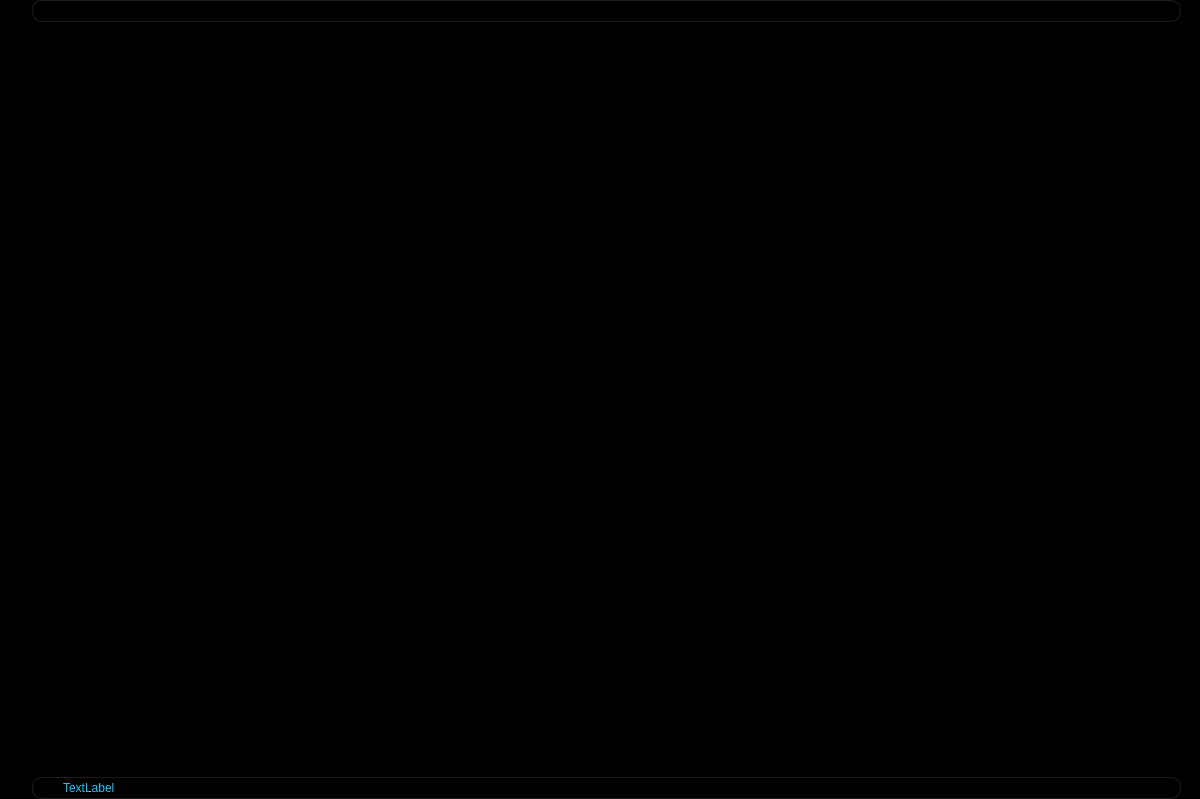
<?xml version="1.0" encoding="UTF-8"?>
<ui version="4.0">
 <class>PlayerMainWindow</class>
 <widget class="QWidget" name="PlayerMainWindow">
  <property name="geometry">
   <rect>
    <x>0</x>
    <y>0</y>
    <width>1200</width>
    <height>799</height>
   </rect>
  </property>
  <property name="windowTitle">
   <string>SPYDER Player</string>
  </property>
  <property name="windowIcon">
   <iconset resource="resources.qrc">
    <normaloff>:/icons/icons/spider.png</normaloff>:/icons/icons/spider.png</iconset>
  </property>
  <property name="styleSheet">
   <string notr="true">color: white;
background-color: black;</string>
  </property>
  <layout class="QVBoxLayout" name="verticalLayout_3">
   <property name="spacing">
    <number>0</number>
   </property>
   <property name="leftMargin">
    <number>0</number>
   </property>
   <property name="topMargin">
    <number>0</number>
   </property>
   <property name="rightMargin">
    <number>0</number>
   </property>
   <property name="bottomMargin">
    <number>0</number>
   </property>
   <item>
    <widget class="QSplitter" name="Horizontal_splitter">
     <property name="minimumSize">
      <size>
       <width>300</width>
       <height>0</height>
      </size>
     </property>
     <property name="styleSheet">
      <string notr="true">background-color: rgb(0, 0, 0);

QSplitter::handle
{
    background-color: transparent;
}</string>
     </property>
     <property name="orientation">
      <enum>Qt::Orientation::Horizontal</enum>
     </property>
     <property name="handleWidth">
      <number>1</number>
     </property>
     <widget class="QWidget" name="horizontalLayoutWidget">
      <layout class="QHBoxLayout" name="horizontalLayout">
       <property name="spacing">
        <number>0</number>
       </property>
       <property name="sizeConstraint">
        <enum>QLayout::SizeConstraint::SetDefaultConstraint</enum>
       </property>
       <item>
        <layout class="QHBoxLayout" name="horizontalLayout_3">
         <property name="spacing">
          <number>0</number>
         </property>
         <item>
          <layout class="QVBoxLayout" name="verticalLayout_2" stretch="1,100,0">
           <property name="spacing">
            <number>0</number>
           </property>
           <item>
            <layout class="QHBoxLayout" name="searchLayout" stretch="0,30">
             <property name="spacing">
              <number>0</number>
             </property>
             <item>
              <widget class="QPushButton" name="Search_button">
               <property name="sizePolicy">
                <sizepolicy hsizetype="Fixed" vsizetype="Fixed">
                 <horstretch>0</horstretch>
                 <verstretch>0</verstretch>
                </sizepolicy>
               </property>
               <property name="maximumSize">
                <size>
                 <width>32</width>
                 <height>30</height>
                </size>
               </property>
               <property name="toolTip">
                <string>Search All Lists</string>
               </property>
               <property name="text">
                <string/>
               </property>
               <property name="icon">
                <iconset resource="resources.qrc">
                 <normaloff>:/icons/icons/search.png</normaloff>:/icons/icons/search.png</iconset>
               </property>
               <property name="iconSize">
                <size>
                 <width>22</width>
                 <height>22</height>
                </size>
               </property>
               <property name="flat">
                <bool>true</bool>
               </property>
              </widget>
             </item>
             <item>
              <widget class="QLineEdit" name="Query_input">
               <property name="sizePolicy">
                <sizepolicy hsizetype="Preferred" vsizetype="Preferred">
                 <horstretch>0</horstretch>
                 <verstretch>0</verstretch>
                </sizepolicy>
               </property>
               <property name="minimumSize">
                <size>
                 <width>0</width>
                 <height>0</height>
                </size>
               </property>
               <property name="maximumSize">
                <size>
                 <width>16777215</width>
                 <height>30</height>
                </size>
               </property>
               <property name="focusPolicy">
                <enum>Qt::FocusPolicy::ClickFocus</enum>
               </property>
               <property name="toolTip">
                <string>Enter Search Query (multiple phrases can be searched with + separator.  Example search: sports + 4K)</string>
               </property>
               <property name="styleSheet">
                <string notr="true">/*background-color: rgb(30, 30, 30);
color: rgb(20, 205, 255); */


QLineEdit
{
	border: 1px solid rgb(30, 30, 30);
	background-color: black;
	border-radius: 10px;
	padding-left: 25px;
	color: rgb(20, 205, 255); 
}</string>
               </property>
               <property name="maxLength">
                <number>300</number>
               </property>
               <property name="frame">
                <bool>false</bool>
               </property>
               <property name="alignment">
                <set>Qt::AlignmentFlag::AlignLeading|Qt::AlignmentFlag::AlignLeft|Qt::AlignmentFlag::AlignVCenter</set>
               </property>
              </widget>
             </item>
            </layout>
           </item>
           <item>
            <widget class="QTreeWidget" name="PlayList_tree">
             <property name="focusPolicy">
              <enum>Qt::FocusPolicy::ClickFocus</enum>
             </property>
             <property name="autoFillBackground">
              <bool>false</bool>
             </property>
             <property name="styleSheet">
              <string notr="true">        QTreeWidget
        {
        background-color: rgb(15, 15, 15);
        background: black;
        color: white;
        }

        QTreeView::branch:open
        {
        image: url(&quot;:/icons/icons/expanded.png&quot;);
        }
        QTreeView::branch:closed:has-children
        {
        image: url(&quot;:/icons/icons/collapsed.png&quot;);
        }

        QTreeWidget::item
        {
        height: 50px;
        }

        QTreeWidget::indicator
        {
        width: 16px;
        height: 16px;
        }

        QTreeWidgetItem::indicator:enabled
        {
        padding-right: 10px;
        }

        QTreeWidget::indicator:checked
        {
        image: url(&quot;:/icons/icons/star-full.png&quot;);
        }

        QTreeWidget::indicator:unchecked
        {
        image: url(&quot;:/icons/icons/star-empty.png&quot;);
        }

        QTreeView::item:selected
        {
        background-color: rgb(30, 30, 30);
        border: 1px solid rgb(82, 26, 149);
        border-left-color: transparent;
        border-right-color: transparent;
        }
        
        QTreeView::item:hover
        {
        background-color: rgb(35, 11, 63);
        border: 1px solid rgb(82, 26, 149);
        border-left-color: transparent;
        border-right-color: transparent;
        }    
            
        QScrollBar:vertical 
        {
            border: 2px solid black;
            background: black;
            width: 15px;
            margin: 22px 0 22px 0;
        }
        QScrollBar::handle:vertical 
        {
            /*border: 1px solid rgb(35, 11, 63);*/
            background: rgb(82, 26, 149);
            min-height: 40px;
            border-radius: 4px; 
        }
        QScrollBar::add-line:vertical 
        {
            border: 2px solid rgb(35, 11, 63);
            background: rgb(82, 26, 149);
            height: 15px;
            border-radius: 4px; 
            subcontrol-position: bottom;
            subcontrol-origin: margin;
        }
        QScrollBar::sub-line:vertical 
        {
            border: 2px solid rgb(35, 11, 63);
            background: rgb(82, 26, 149);
            height: 15px;
            border-radius: 4px; 
            subcontrol-position: top;
            subcontrol-origin: margin;
        }  
        background-color: rgb(15, 15, 15);
        border: 1px solid transparent;</string>
             </property>
             <property name="editTriggers">
              <set>QAbstractItemView::EditTrigger::DoubleClicked|QAbstractItemView::EditTrigger::EditKeyPressed|QAbstractItemView::EditTrigger::SelectedClicked</set>
             </property>
             <property name="indentation">
              <number>25</number>
             </property>
             <property name="uniformRowHeights">
              <bool>true</bool>
             </property>
             <property name="sortingEnabled">
              <bool>false</bool>
             </property>
             <property name="animated">
              <bool>true</bool>
             </property>
             <property name="wordWrap">
              <bool>true</bool>
             </property>
             <property name="headerHidden">
              <bool>true</bool>
             </property>
             <column>
              <property name="text">
               <string notr="true">1</string>
              </property>
             </column>
            </widget>
           </item>
           <item>
            <layout class="QHBoxLayout" name="bottomhorizontalLayout">
             <property name="spacing">
              <number>0</number>
             </property>
             <item>
              <widget class="QPushButton" name="Settings_button">
               <property name="sizePolicy">
                <sizepolicy hsizetype="Fixed" vsizetype="Fixed">
                 <horstretch>0</horstretch>
                 <verstretch>0</verstretch>
                </sizepolicy>
               </property>
               <property name="maximumSize">
                <size>
                 <width>32</width>
                 <height>30</height>
                </size>
               </property>
               <property name="toolTip">
                <string>Settings</string>
               </property>
               <property name="text">
                <string/>
               </property>
               <property name="icon">
                <iconset resource="resources.qrc">
                 <normaloff>:/icons/icons/settings-sliders.png</normaloff>:/icons/icons/settings-sliders.png</iconset>
               </property>
               <property name="iconSize">
                <size>
                 <width>22</width>
                 <height>22</height>
                </size>
               </property>
               <property name="flat">
                <bool>true</bool>
               </property>
              </widget>
             </item>
             <item>
              <widget class="QLabel" name="Status_label">
               <property name="maximumSize">
                <size>
                 <width>16777215</width>
                 <height>30</height>
                </size>
               </property>
               <property name="styleSheet">
                <string notr="true">/*background-color: rgb(30, 30, 30);
color: rgb(20, 205, 255);  */

QLabel
{
	border: 1px solid rgb(30, 30, 30);
	background-color: black;
	border-radius: 10px;
	padding-left: 0px;
	color: rgb(20, 205, 255); 
}</string>
               </property>
               <property name="text">
                <string>TextLabel</string>
               </property>
               <property name="indent">
                <number>30</number>
               </property>
              </widget>
             </item>
            </layout>
           </item>
          </layout>
         </item>
        </layout>
       </item>
      </layout>
     </widget>
     <widget class="QWidget" name="horizontalLayoutWidget_2">
      <layout class="QVBoxLayout" name="verticalLayout" stretch="0">
       <property name="spacing">
        <number>0</number>
       </property>
       <item>
        <widget class="QSplitter" name="Vertical_splitter">
         <property name="styleSheet">
          <string notr="true">QSplitter::handle
{
    background-color: transparent;
}</string>
         </property>
         <property name="orientation">
          <enum>Qt::Orientation::Vertical</enum>
         </property>
         <property name="handleWidth">
          <number>4</number>
         </property>
         <widget class="QWidget" name="VideoView_widget" native="true">
          <property name="sizePolicy">
           <sizepolicy hsizetype="Expanding" vsizetype="Expanding">
            <horstretch>0</horstretch>
            <verstretch>0</verstretch>
           </sizepolicy>
          </property>
         </widget>
         <widget class="QWidget" name="verticalLayoutWidget_2">
          <layout class="QVBoxLayout" name="botomverticalLayout">
           <property name="spacing">
            <number>0</number>
           </property>
          </layout>
         </widget>
        </widget>
       </item>
      </layout>
     </widget>
    </widget>
   </item>
  </layout>
 </widget>
 <resources>
  <include location="resources.qrc"/>
 </resources>
 <connections/>
</ui>
